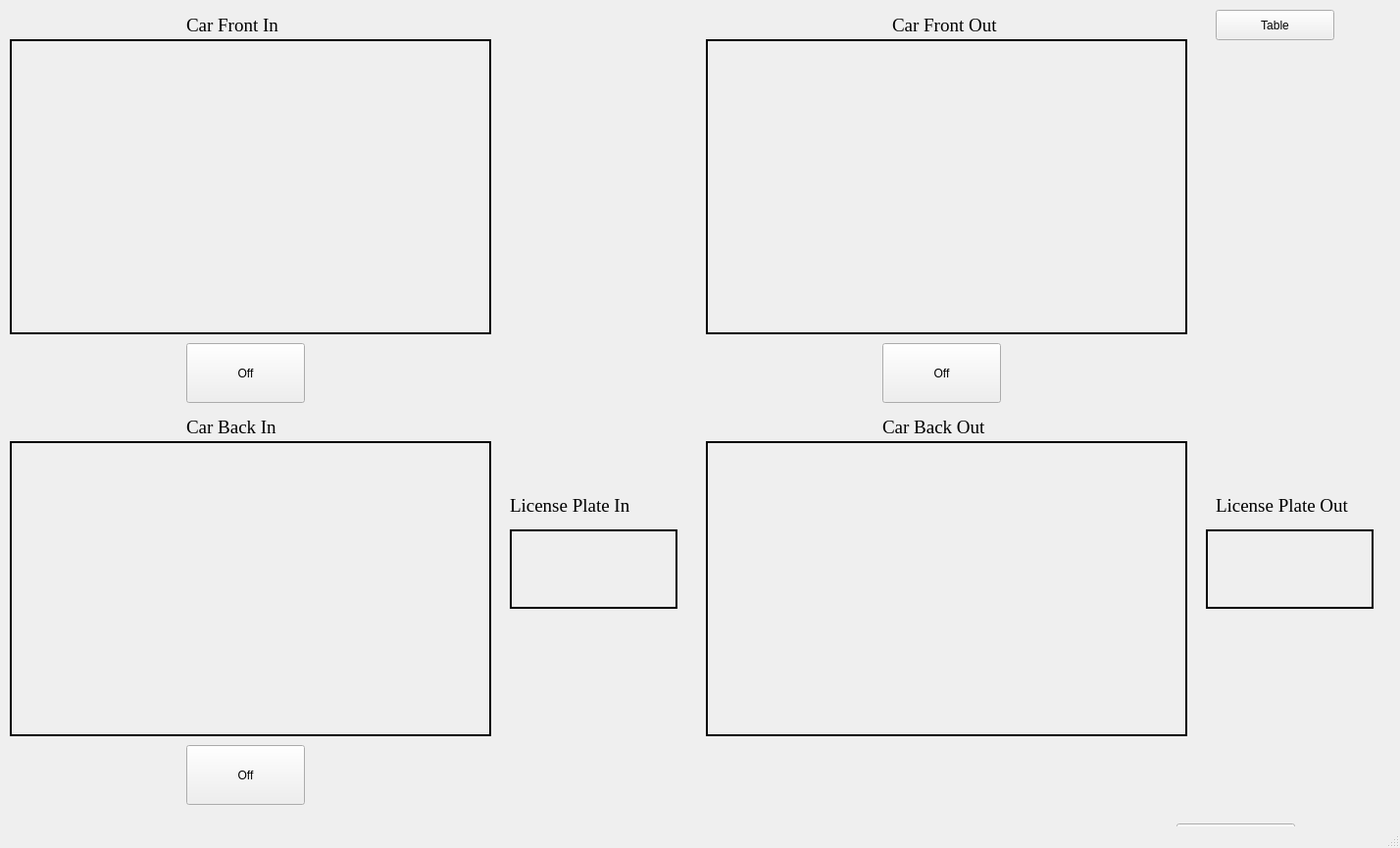
<?xml version="1.0" encoding="UTF-8"?>
<ui version="4.0">
 <class>MainWindow</class>
 <widget class="QMainWindow" name="MainWindow">
  <property name="geometry">
   <rect>
    <x>0</x>
    <y>0</y>
    <width>1428</width>
    <height>865</height>
   </rect>
  </property>
  <property name="maximumSize">
   <size>
    <width>1428</width>
    <height>865</height>
   </size>
  </property>
  <property name="windowTitle">
   <string>APS</string>
  </property>
  <widget class="QWidget" name="centralwidget">
   <widget class="QLabel" name="label">
    <property name="geometry">
     <rect>
      <x>190</x>
      <y>10</y>
      <width>121</width>
      <height>31</height>
     </rect>
    </property>
    <property name="font">
     <font>
      <family>Times New Roman</family>
      <pointsize>14</pointsize>
     </font>
    </property>
    <property name="text">
     <string>Car Front In</string>
    </property>
   </widget>
   <widget class="QLabel" name="label_2">
    <property name="geometry">
     <rect>
      <x>910</x>
      <y>10</y>
      <width>141</width>
      <height>31</height>
     </rect>
    </property>
    <property name="font">
     <font>
      <family>Times New Roman</family>
      <pointsize>14</pointsize>
     </font>
    </property>
    <property name="text">
     <string>Car Front Out</string>
    </property>
   </widget>
   <widget class="QLabel" name="label_3">
    <property name="geometry">
     <rect>
      <x>190</x>
      <y>420</y>
      <width>121</width>
      <height>31</height>
     </rect>
    </property>
    <property name="font">
     <font>
      <family>Times New Roman</family>
      <pointsize>14</pointsize>
     </font>
    </property>
    <property name="text">
     <string>Car Back In</string>
    </property>
   </widget>
   <widget class="QLabel" name="label_4">
    <property name="geometry">
     <rect>
      <x>900</x>
      <y>420</y>
      <width>141</width>
      <height>31</height>
     </rect>
    </property>
    <property name="font">
     <font>
      <family>Times New Roman</family>
      <pointsize>14</pointsize>
     </font>
    </property>
    <property name="text">
     <string>Car Back Out</string>
    </property>
   </widget>
   <widget class="QLabel" name="label_5">
    <property name="geometry">
     <rect>
      <x>520</x>
      <y>500</y>
      <width>151</width>
      <height>31</height>
     </rect>
    </property>
    <property name="font">
     <font>
      <family>Times New Roman</family>
      <pointsize>14</pointsize>
     </font>
    </property>
    <property name="text">
     <string>License Plate In</string>
    </property>
   </widget>
   <widget class="QLabel" name="label_6">
    <property name="geometry">
     <rect>
      <x>1240</x>
      <y>500</y>
      <width>171</width>
      <height>31</height>
     </rect>
    </property>
    <property name="font">
     <font>
      <family>Times New Roman</family>
      <pointsize>14</pointsize>
     </font>
    </property>
    <property name="text">
     <string>License Plate Out</string>
    </property>
   </widget>
   <widget class="QLabel" name="CamIn">
    <property name="geometry">
     <rect>
      <x>10</x>
      <y>40</y>
      <width>491</width>
      <height>301</height>
     </rect>
    </property>
    <property name="frameShape">
     <enum>QFrame::Box</enum>
    </property>
    <property name="lineWidth">
     <number>2</number>
    </property>
    <property name="text">
     <string/>
    </property>
   </widget>
   <widget class="QLabel" name="label_8">
    <property name="geometry">
     <rect>
      <x>720</x>
      <y>40</y>
      <width>491</width>
      <height>301</height>
     </rect>
    </property>
    <property name="frameShape">
     <enum>QFrame::Box</enum>
    </property>
    <property name="lineWidth">
     <number>2</number>
    </property>
    <property name="text">
     <string/>
    </property>
   </widget>
   <widget class="QLabel" name="CamOut">
    <property name="geometry">
     <rect>
      <x>10</x>
      <y>450</y>
      <width>491</width>
      <height>301</height>
     </rect>
    </property>
    <property name="frameShape">
     <enum>QFrame::Box</enum>
    </property>
    <property name="lineWidth">
     <number>2</number>
    </property>
    <property name="text">
     <string/>
    </property>
   </widget>
   <widget class="QLabel" name="label_10">
    <property name="geometry">
     <rect>
      <x>720</x>
      <y>450</y>
      <width>491</width>
      <height>301</height>
     </rect>
    </property>
    <property name="frameShape">
     <enum>QFrame::Box</enum>
    </property>
    <property name="lineWidth">
     <number>2</number>
    </property>
    <property name="text">
     <string/>
    </property>
   </widget>
   <widget class="QLabel" name="LPIn">
    <property name="geometry">
     <rect>
      <x>520</x>
      <y>540</y>
      <width>171</width>
      <height>81</height>
     </rect>
    </property>
    <property name="frameShape">
     <enum>QFrame::Box</enum>
    </property>
    <property name="lineWidth">
     <number>2</number>
    </property>
    <property name="text">
     <string/>
    </property>
   </widget>
   <widget class="QLabel" name="label_14">
    <property name="geometry">
     <rect>
      <x>1230</x>
      <y>540</y>
      <width>171</width>
      <height>81</height>
     </rect>
    </property>
    <property name="frameShape">
     <enum>QFrame::Box</enum>
    </property>
    <property name="lineWidth">
     <number>2</number>
    </property>
    <property name="text">
     <string/>
    </property>
   </widget>
   <widget class="QPushButton" name="btnTable">
    <property name="geometry">
     <rect>
      <x>1240</x>
      <y>10</y>
      <width>121</width>
      <height>31</height>
     </rect>
    </property>
    <property name="text">
     <string>Table</string>
    </property>
   </widget>
   <widget class="QPushButton" name="btnSwitchCarFrontOut">
    <property name="geometry">
     <rect>
      <x>900</x>
      <y>350</y>
      <width>121</width>
      <height>61</height>
     </rect>
    </property>
    <property name="text">
     <string>Off</string>
    </property>
   </widget>
   <widget class="QPushButton" name="btnSwitchCarBackOut">
    <property name="geometry">
     <rect>
      <x>1200</x>
      <y>840</y>
      <width>121</width>
      <height>61</height>
     </rect>
    </property>
    <property name="text">
     <string>Off</string>
    </property>
   </widget>
   <widget class="QPushButton" name="btnSwitchCarBackIn">
    <property name="geometry">
     <rect>
      <x>190</x>
      <y>760</y>
      <width>121</width>
      <height>61</height>
     </rect>
    </property>
    <property name="text">
     <string>Off</string>
    </property>
   </widget>
   <widget class="QPushButton" name="btnSwitchCarFrontIn">
    <property name="geometry">
     <rect>
      <x>190</x>
      <y>350</y>
      <width>121</width>
      <height>61</height>
     </rect>
    </property>
    <property name="text">
     <string>Off</string>
    </property>
   </widget>
  </widget>
  <widget class="QStatusBar" name="statusbar"/>
 </widget>
 <resources/>
 <connections/>
</ui>
